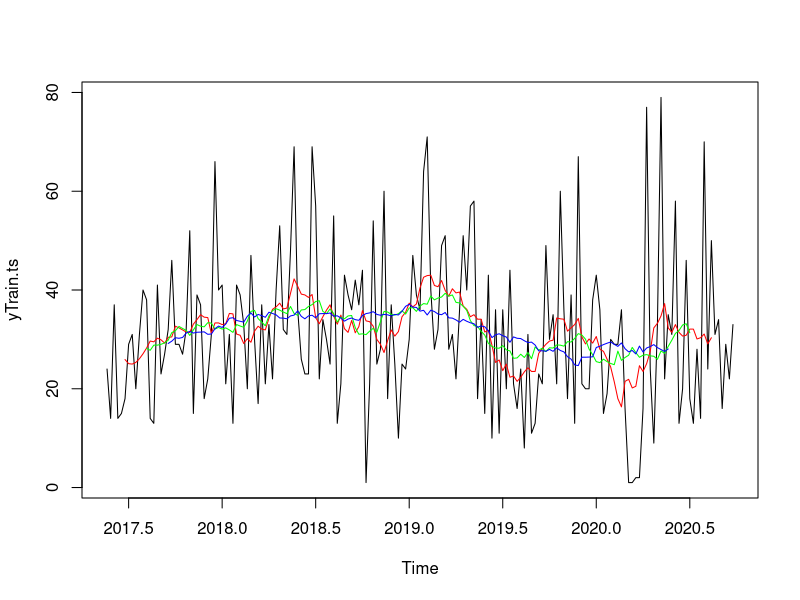
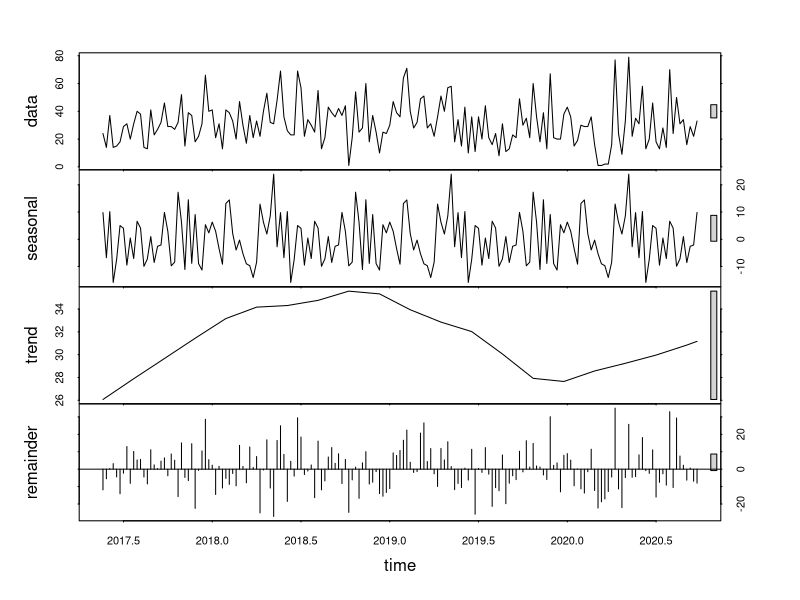
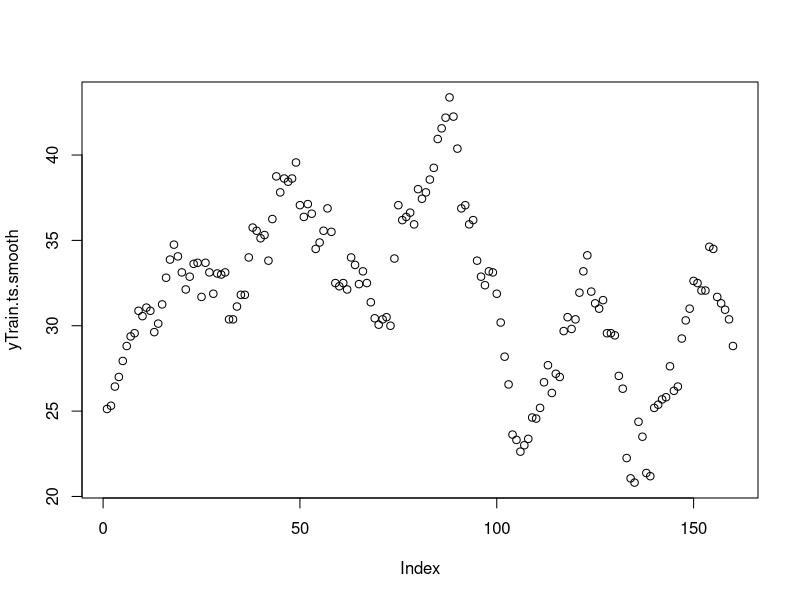
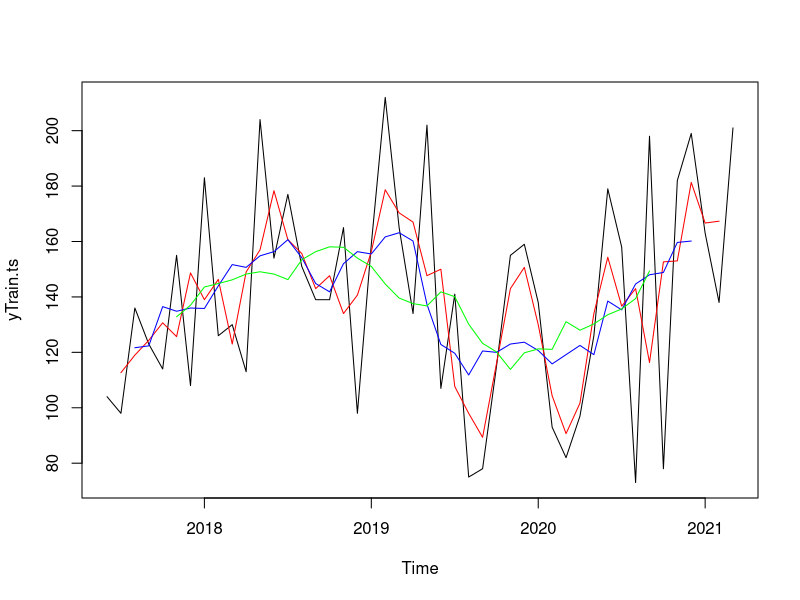
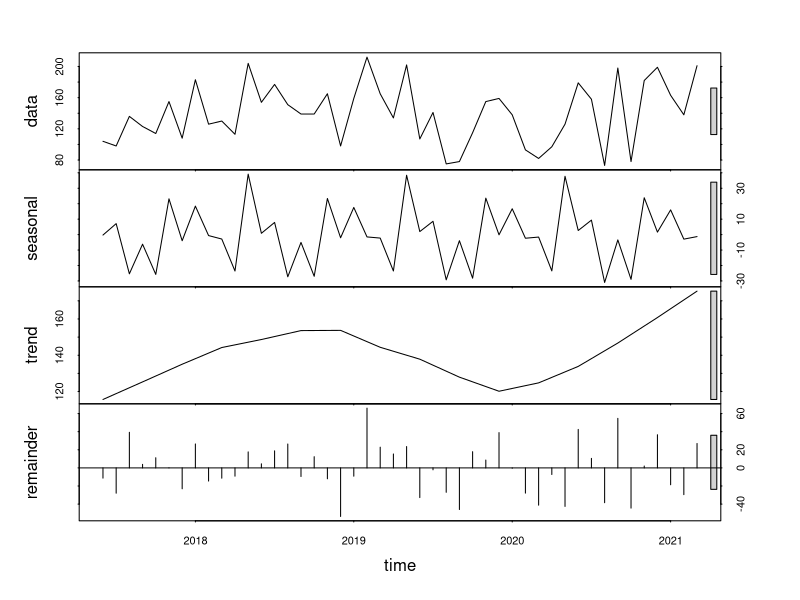
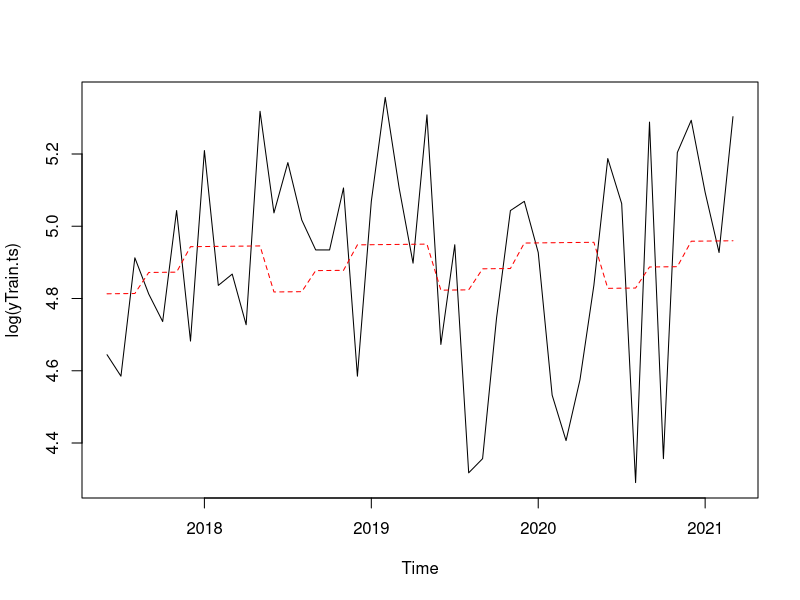

The R source for these figures, in order: (Note: this script raises an error after producing the figures.)
## ---- chunk 1
## Loading Libraries

library(ggplot2)
library(dplyr)
library(tidyverse)
library(lubridate)
library(forecast)
library(tseries)
library(zoo)
library(stats)
library(car)


hygiene_case <- read.csv('../Data/DentalIntelFiles/hygiene_case.csv')

hygiene_case_monthly <- hygiene_case %>% 
  mutate(Presented= mdy(Presented),
         startOfMonth = floor_date(Presented, 'month')) %>% 
  group_by(startOfMonth) %>% 
  summarise(hygiene_cases = n())
  

## ---- chunk 2
hygiene_case_weekly <- hygiene_case %>% 
  mutate(Presented= mdy(Presented),
         startOfWeek = floor_date(Presented, 'week')) %>% 
    group_by(startOfWeek) %>% 
  summarise(hygiene_cases = n())

hygiene_case_weekly$hygiene_cases[which.min(hygiene_case_weekly$hygiene_cases)]

## ---- chunk 3


hygiene_case_monthly$COVID_month <- if_else(hygiene_case_monthly$startOfMonth >= ymd('2020-02-01') & hygiene_case_monthly$startOfMonth <= ymd('2020-05-01'),1,0)
hygiene_case_monthly$IsWinter <- if_else(month(hygiene_case_monthly$startOfMonth) %in% c(12,1,2),1,0)
hygiene_case_monthly$IsDec <- if_else(month(hygiene_case_monthly$startOfMonth) %in% c(12),1,0) 
hygiene_case_monthly$IsJan <- if_else(month(hygiene_case_monthly$startOfMonth) %in% c(1),1,0) 
hygiene_case_monthly$IsFeb <- if_else(month(hygiene_case_monthly$startOfMonth) %in% c(2),1,0) 

hygiene_case_monthly$IsSpring <- if_else(month(hygiene_case_monthly$startOfMonth) %in% c(3,4,5),1,0)
hygiene_case_monthly$IsMar <- if_else(month(hygiene_case_monthly$startOfMonth) %in% c(3),1,0) 
hygiene_case_monthly$IsApr <- if_else(month(hygiene_case_monthly$startOfMonth) %in% c(4),1,0) 
hygiene_case_monthly$IsMay <- if_else(month(hygiene_case_monthly$startOfMonth) %in% c(5),1,0) 

hygiene_case_monthly$IsSummer <- if_else(month(hygiene_case_monthly$startOfMonth) %in% c(6,7,8),1,0)
hygiene_case_monthly$IsJun <- if_else(month(hygiene_case_monthly$startOfMonth) %in% c(6),1,0) 
hygiene_case_monthly$IsJul <- if_else(month(hygiene_case_monthly$startOfMonth) %in% c(7),1,0) 
hygiene_case_monthly$IsAug <- if_else(month(hygiene_case_monthly$startOfMonth) %in% c(8),1,0) 

hygiene_case_monthly$IsFall <- if_else(month(hygiene_case_monthly$startOfMonth) %in% c(9,10,11),1,0)
hygiene_case_monthly$IsSep <- if_else(month(hygiene_case_monthly$startOfMonth) %in% c(9),1,0) 
hygiene_case_monthly$IsOct <- if_else(month(hygiene_case_monthly$startOfMonth) %in% c(10),1,0) 
hygiene_case_monthly$IsNov <- if_else(month(hygiene_case_monthly$startOfMonth) %in% c(11),1,0) 

## ---- chunk 4
# TrainTestSplit

x <- hygiene_case_weekly[-2]
y <- hygiene_case_weekly$hygiene_cases

nTotal <- length(y)
nValid <- floor(.20*nTotal)
nTrain <- nTotal - nValid

xTrain <- x[1:nTrain, ]
yTrain <- y[1:nTrain]
xValid <- x[(nTrain+1):nTotal, ]
yValid <- y[(nTrain+1):nTotal]

yTrain.ts <- ts(yTrain, start = c(2017,21), frequency = 52)

yTrain.ts.smooth <- rollmean(yTrain, 16)


plot(yTrain.ts)
lines(rollmean(yTrain.ts, 12), col = 'red')
lines(rollmean(yTrain.ts, 24), col = 'green')
lines(rollmean(yTrain.ts, 36), col = 'blue')

plot(stl(yTrain.ts, s.window = 52))


plot(yTrain.ts.smooth)
## ---- chunk 5

which.min(hygiene_case_monthly$hygiene_cases)

hygiene_case_monthly$hygiene_cases[35] <- mean(hygiene_case_monthly$hygiene_cases[c(33:37)])



x <- hygiene_case_monthly[-2]
y <- hygiene_case_monthly$hygiene_cases

nTotal <- length(y)
nValid <- floor(.10*nTotal)
nTrain <- nTotal - nValid

xTrain <- x[1:nTrain, ]
yTrain <- y[1:nTrain]
xValid <- x[(nTrain+1):nTotal, ]
yValid <- y[(nTrain+1):nTotal]

yTrain.ts <- ts(yTrain, start = c(2017,6), frequency = 12)

plot(yTrain.ts)
lines(rollmean(yTrain.ts,3), col = 'red')
lines(rollmean(yTrain.ts,6), col = 'blue')
lines(rollmean(yTrain.ts,12), col = 'green')


plot(stl(yTrain.ts, s.window = 12))



## ---- chunk 6

## Building a Model for Hygiene Cases

for (i in 1:20){
  print(i)
  
  hg_tslm <-tslm(yTrain.ts ~ lag(trend,i))

  print(summary(hg_tslm))
  
}

hg_tslm <-tslm(yTrain.ts ~ (trend))

hg_tslm_summary <- summary(hg_tslm)
hg_tslm_summary

AIC(hg_tslm)


### New Model
hg_tslm <-tslm(yTrain.ts ~ (trend))

hg_tslm_summary <- summary(hg_tslm)
hg_tslm_summary

AIC(hg_tslm)

## ---- chunk 7

###Using Months as a Feature

hg_tslm <-tslm(log(yTrain.ts) ~ I((trend))+ IsSummer + IsFall, data = xTrain)

hg_tslm_summary <- summary(hg_tslm)

plot(log(yTrain.ts))
lines(fitted(hg_tslm), col = 'red', lty = 'dashed')

hg_tslm_summary

AIC(hg_tslm)

boxCox(hg_tslm)
## ---- chunk 8

all_vists_monthly_ts_lag_1 <- stats::lag(yTrain.ts, k = 1)
all_vists_monthly_ts_lag_3 <- stats::lag(yTrain.ts, k = 3)
all_vists_monthly_ts_lag_12 <- stats::lag(yTrain.ts, k = 12)

plot(yTrain.ts, main = 'Naive Forecast\n(Lag = 1)')
lines(all_vists_monthly_ts_lag_1, col = 'firebrick', lty = 'dashed',add = TRUE)
lines(all_vists_monthly_ts_lag_3, col = 'skyblue', lty = 'dashed',add = TRUE)
lines(all_vists_monthly_ts_lag_12, col = 'green3', lty = 'dashed',add = TRUE)

stats::lag(yTrain.ts, k = -12)

## ---- chunk 9
plot(as.numeric(yTrain.ts - na.remove(all_vists_monthly_ts_lag_1)))

naive_forecast_tslm <- tslm(yTrain.ts ~ all_vists_monthly_ts_lag_1)

b <-naive_forecast_tslm$coefficients

forecast::accuracy(naive_forecast_tslm)

sqrt(sum(na.remove(naive_forecast_tslm$residuals^2))/50)

plot(yTrain.ts, main = 'Naive Forecast\n(Lag = 1)')
lines(fitted(naive_forecast_tslm), col = 'firebrick', lty = 'dashed')
# lines(b[1] + b[2], col = 'skyblue', lty = 'dashed')

arima(as.numeric(naive_forecast_tslm))
## ---- chunk 10

hygiene_case.lm <- tslm((yTrain.ts) ~ I(log(trend))+ trend +I(trend**3) + I(trend**2) + season)
hygiene_case.lm.pred <- forecast(hygiene_case.lm, h = nValid+3, level = 95)

plot(hygiene_case.lm.pred, ylim = c(0,200), ylab = 'Appointments', xlab = 'Time', bty = 'l',
xaxt = 'n', xlim = c(2017.5,2021.5), main = 'Zimbi Dental Appointment Forecast', flty = 2)
# plot(appointments.lm.pred, xlim = )
axis(1, at = seq(2017,2022,1), labels = format(seq(2017,2022,1)))


lines(ts(y, start = c(2017,6), frequency = 12)[nTrain:nTrain+nValid], col = 'red', bty = 'l')
lines(hygiene_case.lm$fitted, lwd = 3)

AIC(hygiene_case.lm.pred$model)
accuracy(hygiene_case.lm.pred)
arima(hygiene_case.lm$fitted.values)

plot(y)
## ---- chunk 11

hygiene_case.lm <- tslm((yTrain.ts) ~ season)
hygiene_case.lm.pred <- forecast(hygiene_case.lm, h = nValid, level = 95)


plot(hygiene_case.lm.pred, ylim = c(0,200), ylab = 'Appointments', xlab = 'Time', bty = 'l',
xaxt = 'n', xlim = c(2017.5,2021.5), main = 'Zimbi Dental Appointment Forecast', flty = 2)
# plot(appointments.lm.pred, xlim = )
axis(1, at = seq(2017,2022,1), labels = format(seq(2017,2022,1)))


lines(ts(y, start = c(2017,6), frequency = 12)[nTrain:nTrain+nValid], col = 'red', bty = 'l')
lines(hygiene_case.lm$fitted, lwd = 3)

AIC(hygiene_case.lm.pred$model)
accuracy(hygiene_case.lm.pred)
arima(hygiene_case.lm$fitted.values)

plot(y)


